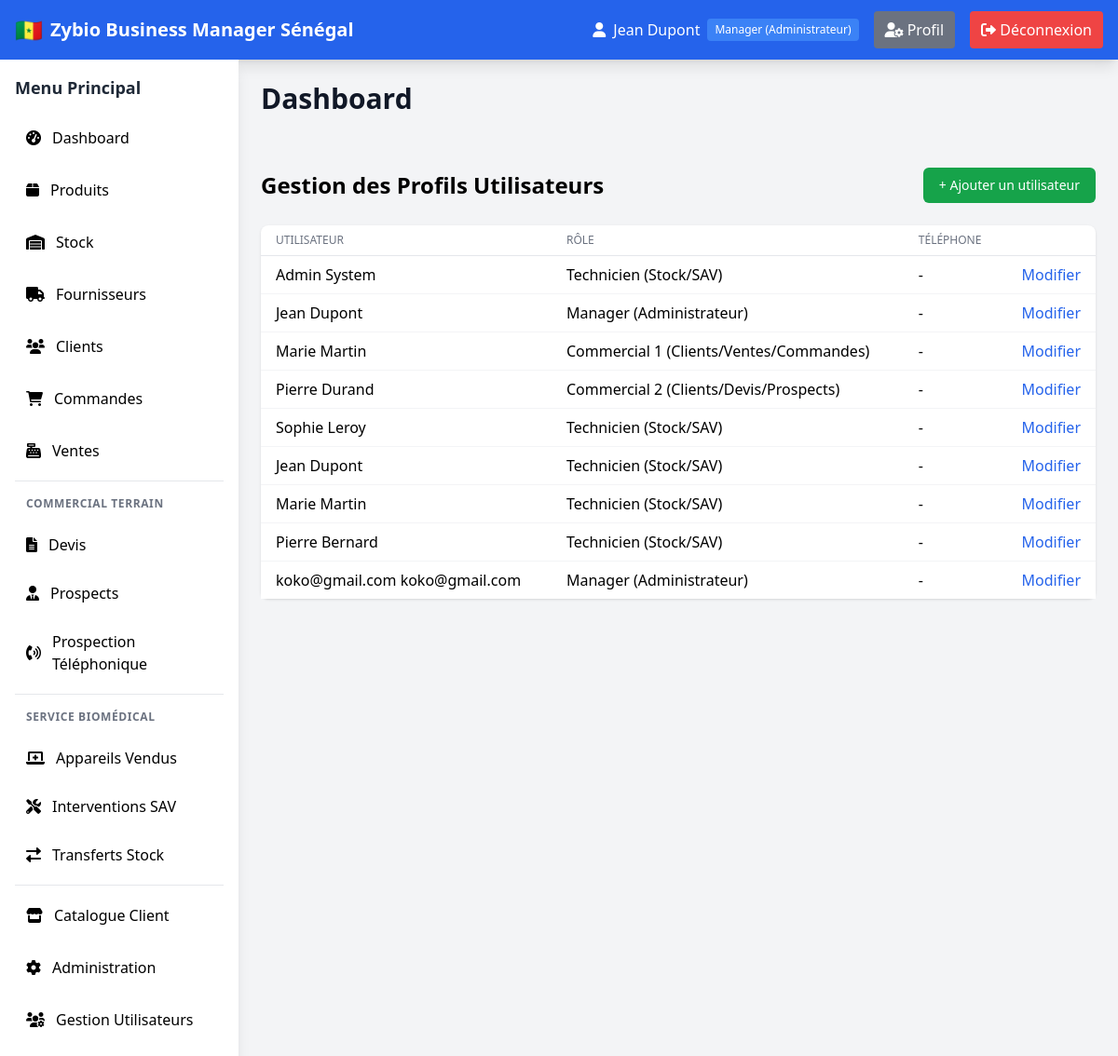
Page /users/profils/ (signed in) on the committed database.
### users/models.py (models this page shows, shortened)
class Profile(models.Model):
    class Role(models.TextChoices):
        MANAGER = 'MANAGER', 'Manager (Administrateur)'
        COMMERCIAL_SHOWROOM = 'COMMERCIAL_SHOWROOM', 'Commercial 1 (Clients/Ventes/Commandes)'
        COMMERCIAL_TERRAIN = 'COMMERCIAL_TERRAIN', 'Commercial 2 (Clients/Devis/Prospects)'
        TECHNICIEN = 'TECHNICIEN', 'Technicien (Stock/SAV)'
    user = models.OneToOneField(User, on_delete=models.CASCADE, related_name='profile')
    role = models.CharField(max_length=25, choices=Role.choices, default=Role.TECHNICIEN)
    date_creation = models.DateTimeField(auto_now_add=True)
    telephone = models.CharField(max_length=30, blank=True)
    class Meta:
        verbose_name = "Profil Utilisateur"
        verbose_name_plural = "Profils Utilisateurs"
    def can_manage_products(self):
        return self.role in [self.Role.MANAGER, self.Role.TECHNICIEN]
    def can_manage_clients(self):
        return self.role in [self.Role.MANAGER, self.Role.COMMERCIAL_SHOWROOM, self.Role.COMMERCIAL_TERRAIN]
    def can_manage_orders(self):
        return self.role in [self.Role.MANAGER, self.Role.COMMERCIAL_SHOWROOM]
    def can_manage_sales(self):
        return self.role in [self.Role.MANAGER, self.Role.COMMERCIAL_SHOWROOM]
    def can_manage_stock(self):
        return self.role in [self.Role.MANAGER, self.Role.TECHNICIEN]
    def can_manage_suppliers(self):
        return self.role in [self.Role.MANAGER, self.Role.TECHNICIEN]
    def can_manage_users(self):
        return self.role == self.Role.MANAGER
    def is_manager(self):
        return self.role == self.Role.MANAGER

### users/views.py (the view)
# urls.py: path('profils/', views.profils_list, name='profils_list'),
@manager_required
def profils_list(request):
    profils = Profile.objects.select_related('user').all()
    return render(request, 'users/profils_list.html', {'profils': profils})

### templates/users/profils_list.html (shortened to what this page needs)
{% extends 'base.html' %}
{% block content %}
<div class="max-w-4xl mx-auto py-8">
    <div class="flex items-center justify-between mb-6">
        <h1 class="text-2xl font-bold">Gestion des Profils Utilisateurs</h1>
        <a href="{% url 'users:profil_create' %}" class="inline-flex items-center px-4 py-2 border border-transparent rounded-md text-sm font-medium text-white bg-green-600 hover:bg-green-700">
            + Ajouter un utilisateur
        </a>
    </div>
    <table class="min-w-full divide-y divide-gray-200 bg-white shadow rounded-lg">
        <thead>
            <tr>
                <th class="px-4 py-2 text-left text-xs font-medium text-gray-500 uppercase">Utilisateur</th>
                <th class="px-4 py-2 text-left text-xs font-medium text-gray-500 uppercase">Rôle</th>
                <th class="px-4 py-2 text-left text-xs font-medium text-gray-500 uppercase">Téléphone</th>
                <th class="px-4 py-2"></th>
            </tr>
        </thead>
        <tbody class="bg-white divide-y divide-gray-100">
            {% for profil in profils %}
            <tr>
                <td class="px-4 py-2">{{ profil.user.get_full_name|default:profil.user.username }}</td>
                <td class="px-4 py-2">{{ profil.get_role_display }}</td>
                <td class="px-4 py-2">{{ profil.telephone|default:'-' }}</td>
                <td class="px-4 py-2 text-right">
                    <a href="{% url 'users:profil_update' profil.pk %}" class="text-blue-600 hover:underline">Modifier</a>
                </td>
            </tr>
            {% endfor %}
        </tbody>
    </table>
</div>
{% endblock %}

### templates/base.html (shortened to what this page needs)
<!DOCTYPE html>
<html lang="fr">
<head>
    <script src="https://cdn.tailwindcss.com"></script>
    <link rel="stylesheet" href="https://cdnjs.cloudflare.com/ajax/libs/font-awesome/6.0.0/css/all.min.css">
</head>
<body class="bg-gray-100">
    <nav class="bg-blue-600 text-white shadow-lg">
        <div class="max-w-7xl mx-auto px-4">
            <div class="flex justify-between h-16">
                <div class="flex items-center">
                    <a href="{% url 'inventory:dashboard' %}" class="flex items-center space-x-2">
                        <span class="text-xl font-bold flex items-center space-x-2">
                            <span class="text-2xl" role="img" aria-label="Drapeau du Sénégal">🇸🇳</span>
                            <span>Zybio Business Manager Sénégal</span>
                        </span>
                    </a>
                </div>
                <div class="flex items-center space-x-4">
                    {% if user.is_authenticated %}
                        <div class="flex items-center space-x-2">
                            <i class="fas fa-user"></i>
                            <span>{{ user.get_full_name|default:user.username }}</span>
                            {% if user.profile %}
                                <span class="text-xs bg-blue-500 px-2 py-1 rounded">{{ user.profile.get_role_display }}</span>
                            {% endif %}
                        </div>
                        <a href="{% url 'users:profile' %}" class="bg-gray-500 hover:bg-gray-600 px-3 py-2 rounded transition duration-200">
                            <i class="fas fa-user-cog"></i> Profil
                        </a>
                        <a href="{% url 'users:logout' %}" class="bg-red-500 hover:bg-red-600 px-3 py-2 rounded transition duration-200">
                            <i class="fas fa-sign-out-alt"></i> Déconnexion
                        </a>
                    {% else %}
                        <a href="{% url 'users:login' %}" class="bg-green-500 hover:bg-green-600 px-3 py-2 rounded transition duration-200">
                            <i class="fas fa-sign-in-alt"></i> Connexion
                        </a>
                    {% endif %}
                </div>
            </div>
        </div>
    </nav>
    <div class="flex">
        {% if user.is_authenticated %}
        <aside class="w-64 bg-white shadow-lg min-h-screen">
            <div class="p-4">
                <h3 class="text-lg font-semibold text-gray-800 mb-4">Menu Principal</h3>
                <nav class="space-y-2">
                    <a href="{% url 'inventory:dashboard' %}" class="flex items-center space-x-3 p-3 rounded-lg hover:bg-gray-100 transition duration-200 {% if request.resolver_match.url_name == 'dashboard' %}sidebar-active{% endif %}">
                        <i class="fas fa-tachometer-alt"></i>
                        <span>Dashboard</span>
                    </a>
                    {% if user.profile.can_manage_products %}
                    <a href="{% url 'inventory:produits_list' %}" class="flex items-center space-x-3 p-3 rounded-lg hover:bg-gray-100 transition duration-200 {% if 'produits' in request.resolver_match.url_name %}sidebar-active{% endif %}">
                        <i class="fas fa-box"></i>
                        <span>Produits</span>
                    </a>
                    {% endif %}
                    {% if user.profile.can_manage_stock %}
                    <a href="{% url 'inventory:stock_list' %}" class="flex items-center space-x-3 p-3 rounded-lg hover:bg-gray-100 transition duration-200 {% if 'stock' in request.resolver_match.url_name %}sidebar-active{% endif %}">
                        <i class="fas fa-warehouse"></i>
                        <span>Stock</span>
                    </a>
                    {% endif %}
                    {% if user.profile.can_manage_suppliers %}
                    <a href="{% url 'inventory:fournisseurs_list' %}" class="flex items-center space-x-3 p-3 rounded-lg hover:bg-gray-100 transition duration-200 ">
                        <i class="fas fa-truck"></i>
                        <span>Fournisseurs</span>
                    </a>
                    {% endif %}
                    {% if user.profile.can_manage_clients %}
                    <a href="{% url 'inventory:clients_list' %}" class="flex items-center space-x-3 p-3 rounded-lg hover:bg-gray-100 transition duration-200 {% if 'clients' in request.resolver_match.url_name %}sidebar-active{% endif %}">
                        <i class="fas fa-users"></i>
                        <span>Clients</span>
                    </a>
                    {% endif %}
                    {% if user.profile.can_manage_orders %}
                    <div class="relative">
                        <a href="{% url 'inventory:commandes_list' %}" class="flex items-center space-x-3 p-3 rounded-lg hover:bg-gray-100 transition duration-200 ">
                            <i class="fas fa-shopping-cart"></i>
                            <span>Commandes</span>
                        </a>
                    </div>
                    {% endif %}
                    {% if user.profile.can_manage_sales %}
                    <a href="{% url 'inventory:ventes_list' %}" class="flex items-center space-x-3 p-3 rounded-lg hover:bg-gray-100 transition duration-200 {% if 'ventes' in request.resolver_match.url_name %}sidebar-active{% endif %}">
                        <i class="fas fa-cash-register"></i>
                        <span>Ventes</span>
                    </a>
                    {% endif %}
                    <hr class="my-4">
                    {% if user.profile.role == 'COMMERCIAL_TERRAIN' or user.profile.role == 'MANAGER' or user.is_superuser %}
                    <div class="space-y-1">
                        <p class="text-xs font-semibold text-gray-500 uppercase tracking-wider px-3 py-2">Commercial Terrain</p>
                        <a href="{% url 'inventory:devis_list' %}" class="flex items-center space-x-3 p-3 rounded-lg hover:bg-gray-100 transition duration-200 {% if 'devis' in request.resolver_match.url_name %}sidebar-active{% endif %}">
                            <i class="fas fa-file-alt"></i>
                            <span>Devis</span>
                        </a>
                        <a href="{% url 'inventory:prospect_list' %}" class="flex items-center space-x-3 p-3 rounded-lg hover:bg-gray-100 transition duration-200 ">
                            <i class="fas fa-user-tie"></i>
                            <span>Prospects</span>
                        </a>
                        <a href="{% url 'inventory:prospection_list' %}" class="flex items-center space-x-3 p-3 rounded-lg hover:bg-gray-100 transition duration-200 ">
                            <i class="fas fa-phone-volume"></i>
                            <span>Prospection Téléphonique</span>
                        </a>
                    </div>
                    <hr class="my-4">
                    {% endif %}
                    {% if user.profile.role == 'TECHNICIEN' or user.profile.role == 'MANAGER' %}
                    <div class="space-y-1">
                        <p class="text-xs font-semibold text-gray-500 uppercase tracking-wider px-3 py-2">Service Biomédical</p>
                        <a href="{% url 'inventory:appareil_list' %}" class="flex items-center space-x-3 p-3 rounded-lg hover:bg-gray-100 transition duration-200 ">
                            <i class="fas fa-laptop-medical"></i>
                            <span>Appareils Vendus</span>
                        </a>
                        <a href="{% url 'inventory:intervention_list' %}" class="flex items-center space-x-3 p-3 rounded-lg hover:bg-gray-100 transition duration-200 ">
                            <i class="fas fa-tools"></i>
                            <span>Interventions SAV</span>
                        </a>
                        <a href="{% url 'inventory:transfert_list' %}" class="flex items-center space-x-3 p-3 rounded-lg hover:bg-gray-100 transition duration-200 ">
                            <i class="fas fa-exchange-alt"></i>
                            <span>Transferts Stock</span>
                        </a>
                    </div>
                    <hr class="my-4">
                    {% endif %}
                    <a href="{% url 'inventory:client_homepage' %}" class="flex items-center space-x-3 p-3 rounded-lg hover:bg-gray-100 transition duration-200">
                        <i class="fas fa-store"></i>
                        <span>Catalogue Client</span>
                    </a>
                    {% if user.profile.can_manage_users %}
                    <a href="{% url 'admin:index' %}" class="flex items-center space-x-3 p-3 rounded-lg hover:bg-gray-100 transition duration-200">
                        <i class="fas fa-cog"></i>
                        <span>Administration</span>
                    </a>
                    <a href="{% url 'users:user_management' %}" class="flex items-center space-x-3 p-3 rounded-lg hover:bg-gray-100 transition duration-200">
                        <i class="fas fa-users-cog"></i>
                        <span>Gestion Utilisateurs</span>
                    </a>
                    {% endif %}
                </nav>
            </div>
        </aside>
        {% endif %}
        <main class="flex-1 p-6">
            {% block page_header %}
            <div class="mb-6">
                <h1 class="text-3xl font-bold text-gray-900">{% block page_title %}Dashboard{% endblock %}</h1>
            </div>
            {% endblock %}
            {% block content %}{% endblock %}
        </main>
    </div>
</body>
</html>

### rows in the picture
Profile: user.get_full_name "Admin System", role "Technicien (Stock/SAV)", telephone "-"
Profile: user.get_full_name "Jean Dupont", role "Manager (Administrateur)", telephone "-"
Profile: user.get_full_name "Marie Martin", role "Commercial 1 (Clients/Ventes/Commandes)", telephone "-"
Profile: user.get_full_name "Pierre Durand", role "Commercial 2 (Clients/Devis/Prospects)", telephone "-"
Profile: user.get_full_name "Sophie Leroy", role "Technicien (Stock/SAV)", telephone "-"
Profile: user.get_full_name "Jean Dupont", role "Technicien (Stock/SAV)", telephone "-"
Profile: user.get_full_name "Marie Martin", role "Technicien (Stock/SAV)", telephone "-"
Profile: user.get_full_name "Pierre Bernard", role "Technicien (Stock/SAV)", telephone "-"
Profile: user.get_full_name "koko@gmail.com koko@gmail.com", role "Manager (Administrateur)", telephone "-"

### other values in the picture
{{ user.get_full_name|default:user.username }} "Jean Dupont"
{{ user.profile.get_role_display }} "Manager (Administrateur)"
